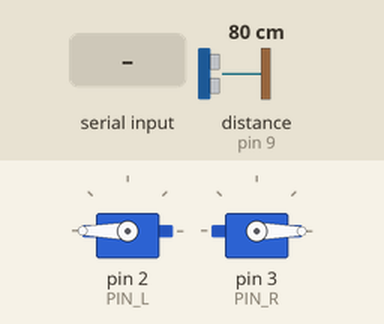
Recording of a sketch running on a simulated Arduino Uno, built with avr-gcc and run on an emulated ATmega328P. Shown: 2 × servo. Wiring (inferred from the names in the program): ultrasonic range finder: trigger pin 8; echo pin 9. The inputs (shaded band) are chosen by the test bench; at power-on: distance to the obstacle (sensor on pin 9) 80 cm. The echo pulse lasts 58.3 µs per cm.

Above: at 1.2 s.
1.3 s: distance to the obstacle (sensor on pin 9) set to 22 cm
2.8 s: distance to the obstacle (sensor on pin 9) set to 18 cm
At 3.16 s:
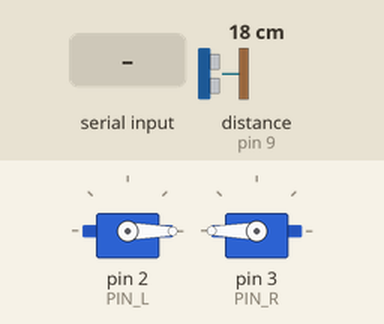
At 3.66 s:
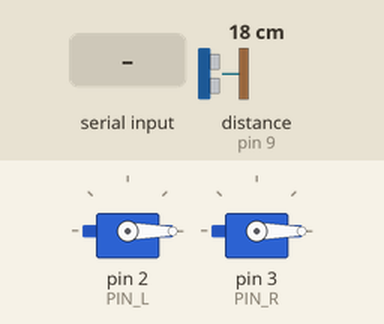
5.8 s: "RT 1\n" received over Serial
7.6 s: "FW 150\n" received over Serial
At 16.6 s:
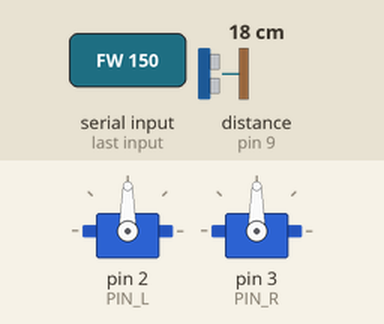
Timing chart, 0 to 17.1 s (numbered marks = the images above; inputs shaded):
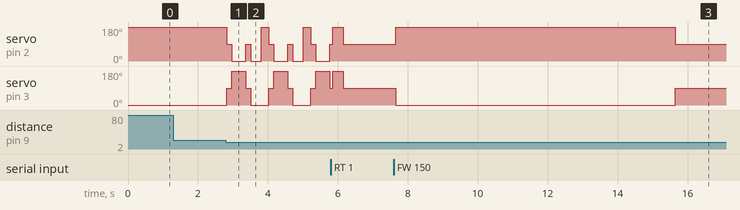

Measured:
- the behaviour switches between 21 and 20 cm on distance to the obstacle (sensor on pin 9) (found by bisection; images 0 and 1)
- after the input at 1.3 s, every drawn part: stays the same
- after the input at 2.8 s, servo on pin 2 (PIN_L): 180° → 90° at once, then repeats every 1.2 s: 0° 0.40 s, 90° 0.15 s, 0° 0.30 s, 180° 0.20 s, 90° 0.15 s; servo on pin 3 (PIN_R): 0° → 90° at once, then repeats every 1.2 s: 180° 0.40 s, 90° 0.15 s, 0° 0.50 s, 90° 0.15 s
- after the input at 7.6 s, servo on pin 2 (PIN_L): 90° → 180° after 0.05 s, → 90° 8.0 s later; servo on pin 3 (PIN_R): 90° → 0° after 0.05 s, → 90° 8.0 s later

The sketch:

robot_cmd.ino
```cpp
/*
 * ============================================================
 *  RoboMate LH12 — 风驰机器人（双舵机轮式）
 *  默认行为：自动巡航（持续前进），遇障左转避障
 * ============================================================
 *
 * 【方向校准】
 *   如果某个轮子的实际转动方向与预期相反，把对应舵机的 FWD/BAK 值互换。
 *   例如右轮往前走时它却在后退，就把 RIGHT_FWD 和 RIGHT_BAK 互换。
 *
 * 【协议】
 *   115200 baud, {CMD} [N] + '\n'
 *   FW/BW/LT/RT/HOME/STOP/START
 * ============================================================
 */

#include <Servo.h>

#define MAX_STEPS 20
#define ECHO_CMD  0

// ---------- 引脚 ----------
const int PIN_L = 2;   // 左轮舵机
const int PIN_R = 3;   // 右轮舵机
const int TRIG_PIN = 8;   // 超声波 Trig
const int ECHO_PIN = 9;   // 超声波 Echo

// ---------- 360° 舵机速度 ----------
// 90 = 停止，0 和 180 是相反的两个方向
const int STOP_SPD = 90;

// 【差速小车】左右轮需要相反方向转动才能让小车前进
// 如果实际方向反了，把对应两行的数值互换即可
const int LEFT_FWD  = 180;  // 左轮前进（如果反了，改成 0）
const int LEFT_BAK  = 0;    // 左轮后退（如果反了，改成 180）
const int RIGHT_FWD = 0;    // 右轮前进（如果反了，改成 180）
const int RIGHT_BAK = 180;  // 右轮后退（如果反了，改成 0）

Servo sL, sR;

// ---------- 运行模式 ----------
bool autoCruise = true;   // true = 自动巡航前进
bool inAvoid    = false;  // true = 正在执行避障动作
unsigned long avoidStart = 0;
unsigned long lastScan   = 0;

void setup() {
    Serial.begin(115200);
    sL.attach(PIN_L);
    sR.attach(PIN_R);
    pinMode(TRIG_PIN, OUTPUT);
    pinMode(ECHO_PIN, INPUT);
    home();
}

void loop() {
    // 1) 串口指令优先（任何时候都能打断巡航）
    if (Serial.available()) {
        String line = Serial.readStringUntil('\n');
        line.trim();
        if (line.length() > 0) {
#if ECHO_CMD
            Serial.print("[风驰] "); Serial.println(line);
#endif
            handleCommand(line);
        }
    }
    // 2) 自动巡航
    else if (autoCruise) {
        runCruise();
    }
}

// ============================================================
//  指令解析
// ============================================================
void handleCommand(String line) {
    line.toUpperCase();
    String cmd = line;
    int steps = 1;
    int sp = line.indexOf(' ');
    if (sp > 0) {
        cmd = line.substring(0, sp);
        steps = line.substring(sp + 1).toInt();
    }
    if (steps < 1) steps = 1;
    if (steps > MAX_STEPS) steps = MAX_STEPS;

    // 手动指令：先停稳，退出巡航
    autoCruise = false;
    inAvoid = false;
    home();
    delay(50);

    if      (cmd == "FW")   { drive(LEFT_FWD,  RIGHT_FWD,  steps * 400); }
    else if (cmd == "BW")   { drive(LEFT_BAK,  RIGHT_BAK,  steps * 400); }
    else if (cmd == "LT")   { drive(LEFT_BAK,  RIGHT_FWD,  steps * 300); }
    else if (cmd == "RT")   { drive(LEFT_FWD,  RIGHT_BAK,  steps * 300); }
    else if (cmd == "HOME") { home(); }
    else if (cmd == "STOP") { home(); autoCruise = false; }
    else if (cmd == "START"){ autoCruise = true; inAvoid = false; lastScan = millis(); }
}

// 通用驱动：设速度 → delay → 停
void drive(int leftSpd, int rightSpd, int durationMs) {
    sL.write(leftSpd);
    sR.write(rightSpd);
    delay(durationMs);
    home();
}

void home() {
    sL.write(STOP_SPD);
    sR.write(STOP_SPD);
}

// ============================================================
//  超声波测距
// ============================================================
int getDistance() {
    digitalWrite(TRIG_PIN, LOW);  delayMicroseconds(2);
    digitalWrite(TRIG_PIN, HIGH); delayMicroseconds(10);
    digitalWrite(TRIG_PIN, LOW);
    long dur = pulseIn(ECHO_PIN, HIGH, 30000);
    if (dur == 0) return 999;
    return (int)(dur * 0.034 / 2);
}

// ============================================================
//  自动巡航（非阻塞状态机）
//   正常时持续前进，每 200ms 扫描前方障碍
//   遇障时：停 → 后退 → 停 → 左转 → 恢复前进
// ============================================================
void runCruise() {
    unsigned long now = millis();

    if (!inAvoid) {
        // ---------- 正常前进 ----------
        sL.write(LEFT_FWD);
        sR.write(RIGHT_FWD);

        // 每 200ms 扫描一次障碍
        if (now - lastScan > 200) {
            lastScan = now;
            if (getDistance() < 20) {
                // 触发避障
                inAvoid = true;
                avoidStart = now;
                home();  // 先停
            }
        }
    }
    else {
        // ---------- 避障序列 ----------
        unsigned long t = now - avoidStart;

        if (t < 150) {
            // 阶段 0：短暂停稳
            home();
        }
        else if (t < 550) {
            // 阶段 1：后退约 400ms
            sL.write(LEFT_BAK);
            sR.write(RIGHT_BAK);
        }
        else if (t < 700) {
            // 阶段 2：停
            home();
        }
        else if (t < 1000) {
            // 阶段 3：左转约 300ms
            sL.write(LEFT_BAK);
            sR.write(RIGHT_FWD);
        }
        else {
            // 阶段 4：避障完成，恢复巡航
            inAvoid = false;
            home();
            lastScan = now;
        }
    }
}
```
